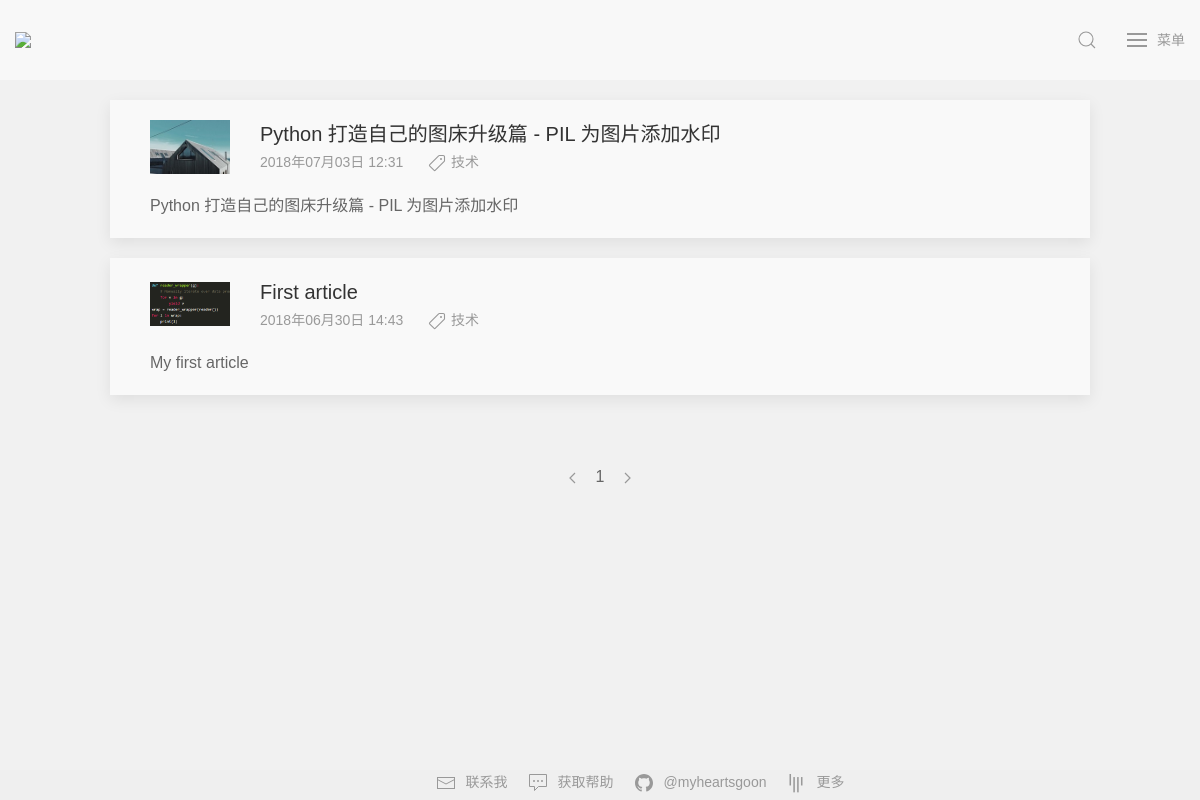
Page /articles/1 on the earlier database version.
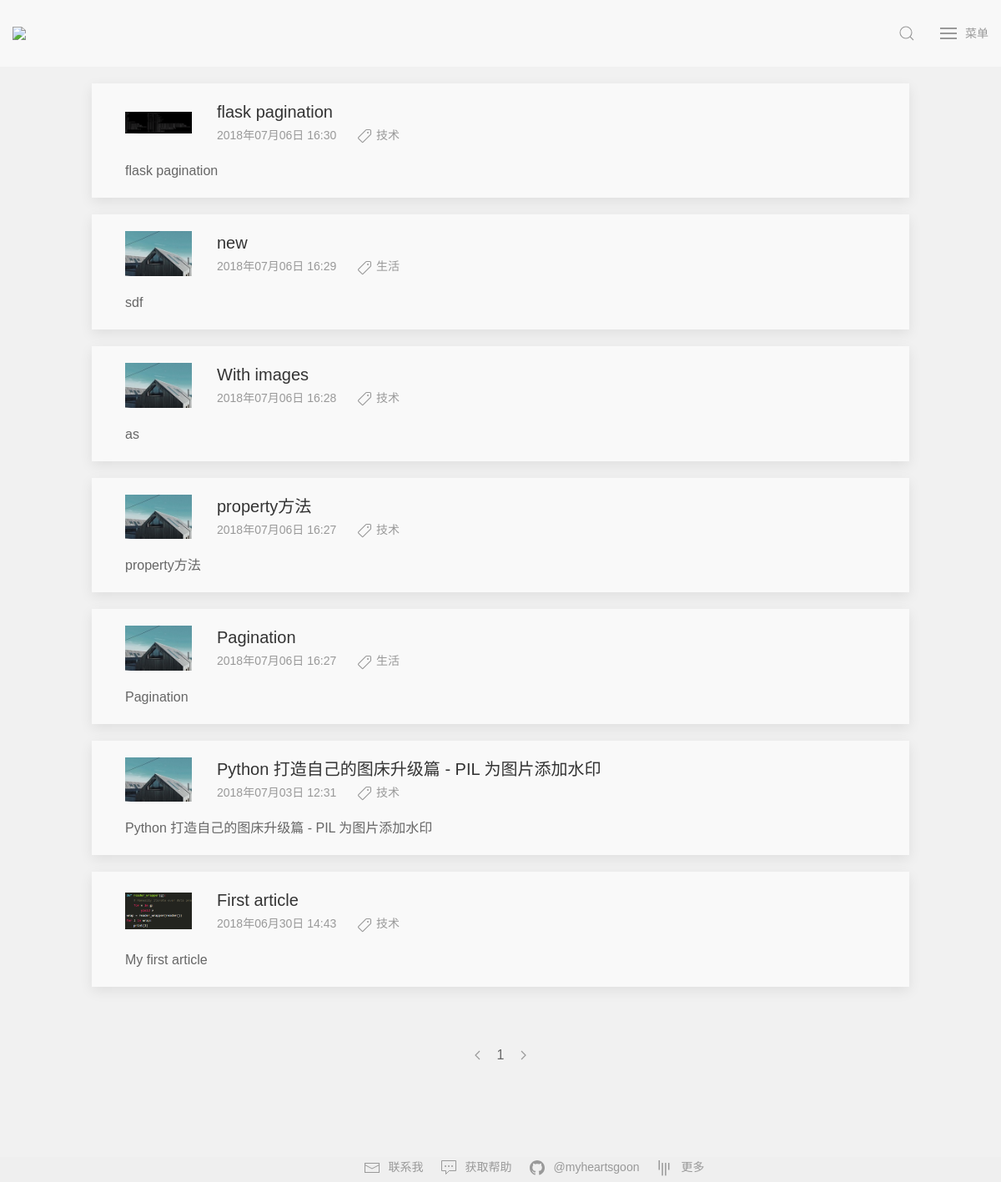
Same page on the later database version.
### application/models/models.py (models this page shows, shortened)
class Article(db.Model):
    __tablename__ = 'article'
    id = db.Column(db.Integer, primary_key=True)
    title = db.Column(db.String(100))
    descp = db.Column(db.String(100))
    content = db.Column(db.String(10000))
    user_id = db.Column(db.Integer, db.ForeignKey('users.id'))
    user = db.relationship('User', backref=db.backref('article'))
    time = db.Column(db.DateTime, default=datetime.now)
    category = db.Column(db.String(10))
    thumbnail = db.Column(db.String(50))

### application/controllers/routes.py (the view)
@bp.route('/articles/<int:page>')
def articles(page=1):
    articles = Article.query.order_by(desc(Article.time)).paginate(page, current_app.config['PER_PAGE'], error_out=False)
    return render_template('article.html', articles=articles)

### application/controllers/routes.py (called while the page is built)
@bp.before_request
def make_session_permant():
    session.permanent = True

### application/templates/article.html (shortened to what this page needs)
{% extends "base.html" %}
{% block head %}
{{ super() }}
{% endblock %}
{% block content %}
{% for a in articles.items %}
<div class="uk-container uk-container-small uk-margin-top article-background uk-box-shadow-medium uk-box-shadow-hover-xlarge">
    <article class="uk-comment">
        <header class="uk-comment-header uk-grid-medium uk-flex-middle" uk-grid>
            <div class="uk-width-auto uk-margin-top">
                <a href="{{ url_for('blog.details', id=a.id) }}" class="">
                    <img class="uk-comment-avatar" src="{{ a.thumbnail|default(url_for('static', filename='img/thumbnail/default.jpg'), true) }}" width="80" height="80" alt="">
                </a>
            </div>
            <div class="uk-width-expand uk-margin-top">
                <h4 class="uk-comment-title uk-margin-remove"><a class="uk-link-heading" href="{{ url_for('blog.details', id=a.id) }}">{{ a.title }}</a></h4>
                <p class="uk-comment-meta article-date">
                    {{ a.time.strftime('%Y{y}%m{m}%d{d} %H:%M').format(y='年', m='月', d='日') }}
                    <span uk-icon="icon: tag" class="uk-icon uk-margin-left"></span>
                    {{ a.category }}
                </p>
            </div>
        </header>
        <div class="uk-comment-body uk-margin-bottom">
            <p>{{ a.descp }}</p>
        </div>
    </article>
</div>
{% endfor %}
<div class="uk-container uk-container-small uk-margin-large-top uk-margin-xlarge-bottom">
    <ul class="uk-pagination uk-flex-center" uk-margin>
        {% if articles.has_prev %}
        <li><a href="{{ url_for('blog.articles', page=articles.prev_num) }}"><span uk-pagination-previous></span></a></li>
        {% else %}
        <li class="uk-disabled"><a href="#"><span uk-pagination-previous></span></a></li>
        {% endif %}
        {% for i in range(articles.pages) %}
            {% if articles.page == i+1 %}
                <li class="uk-active"><span>{{ i+1 }}</span></li>
            {% else %}
                <li><a href="{{ url_for('blog.articles', page=i+1) }}">{{ i+1 }}</a></li>
            {% endif %}
        {% endfor %}
        {% if articles.has_next %}
        <li><a href="{{ url_for('blog.articles', page=articles.next_num) }}"><span uk-pagination-next></span></a></li>
        {% else %}
        <li class="uk-disabled"><a href="#"><span uk-pagination-next></span></a></li>
        {% endif %}
    </ul>
</div>
{% endblock %}

### application/templates/base.html (shortened to what this page needs)
<!DOCTYPE html>
<html>
    <head>
        {% block head %}
        <link rel="stylesheet" href="{{ url_for('static', filename='css/uikit.min.css') }}" />
        <link rel="stylesheet" href="{{ url_for('static', filename='css/styles.css') }}" />
        {% endblock %}
    </head>
    <body>
        <nav class="uk-navbar uk-navbar-container uk-margin">
            <div class="uk-navbar-left">
                <a class="uk-navbar-item uk-logo" href="{{ url_for('blog.home') }}"><img width="50" src="{{ url_for('static', filename='img/logo.png') }}"></a>
            </div>
            <div class="uk-navbar-right">
                <div>
                    <a class="uk-navbar-toggle" uk-search-icon href="#"></a>
                </div>
                <a class="uk-navbar-toggle menu-text" uk-toggle="target: #offcanvas-nav-primary">
                    <span uk-navbar-toggle-icon></span> <span class="uk-margin-small-left">菜单</span>
                </a>
            </div>
        </nav>
        {% block content %}
        {% endblock %}
        <div class="uk-container uk-container-expand uk-text-center uk-margin-xlarge-top footer">
            <ul uk-margin="" class="uk-subnav tm-subnav uk-flex-inline uk-flex-center uk-margin-remove-bottom">
                <li><a href="mailto:myheartsgoon@gmail.com">
                    <span uk-icon="icon: mail" class="uk-margin-small-right uk-icon"></span>联系我</a>
                </li>
                <li><a href="https://github.com/uikit/uikit/stargazers">
                    <span uk-icon="icon: commenting" class="uk-margin-small-right uk-icon"></span>获取帮助</a>
                </li>
                <li><a href="https://github.com/myheartsgoon" class="uk-text-lowercase">
                    <span uk-icon="icon: github" class="uk-margin-small-right uk-icon"></span>@myheartsgoon</a>
                </li>
                <li><a href="https://gitter.im/uikit/uikit">
                    <span uk-icon="icon: gitter" class="uk-margin-small-right uk-icon"></span>更多</a>
                </li>
            </ul>
        </div>
    </body>
</html>

### application/static/css/styles.css (style rules this page uses)
body,button, input, select, textarea,h1 ,h2, h3, h4, h5, h6 { font-family: Microsoft YaHei,'宋体' , Tahoma, Helvetica, Arial, "\5b8b\4f53", sans-serif; }
html { background-color: #f1f1f1; }
.menu-text { font-family: Microsoft YaHei,'宋体' , Tahoma, Helvetica, Arial, "\5b8b\4f53", sans-serif; }
.article-background { background-color: #f9f9f9; }
.article-date { margin-top: 5px; }
.footer { position:fixed; left:0px; bottom:0px; height:30px; width:100%; background-color: #efefef; }

Differences in the rows shown:
added Article: thumbnail (picture), title "flask pagination", time "2018年07月06日 16:30", category "技术", descp "flask pagination"
added Article: title "new", time "2018年07月06日 16:29", category "生活", descp "sdf"
added Article: title "With images", time "2018年07月06日 16:28", category "技术", descp "as"
added Article: title "property方法", time "2018年07月06日 16:27", category "技术", descp "property方法"
added Article: title "Pagination", time "2018年07月06日 16:27", category "生活", descp "Pagination"
